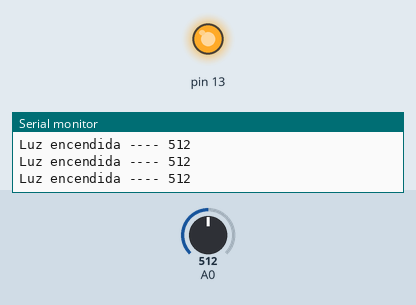
This sketch was run on a simulated Arduino Uno, built with avr-gcc and run on an emulated ATmega328P. On the bench: output pins drawn as LEDs (lit = HIGH), the last lines printed to the serial monitor. Inputs (shaded band) come from the test bench; at power-on: A0 = 512.

Above: at 1.2 s.
1.3 s: A0 set to 702
2.8 s: A0 set to 732
At 3.7 s:
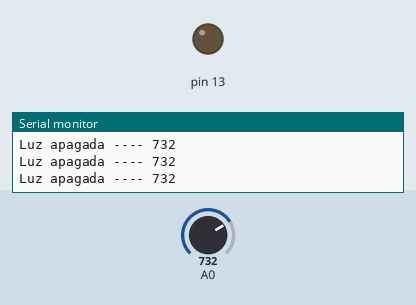
4.3 s: A0 set to 716
At 5.1 s:
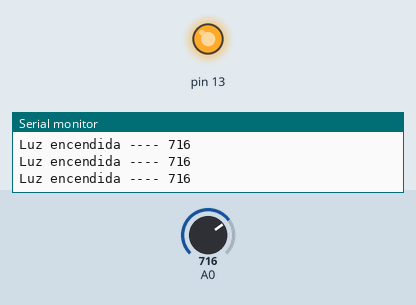
5.9 s: A0 set to 900
At 6.4 s:
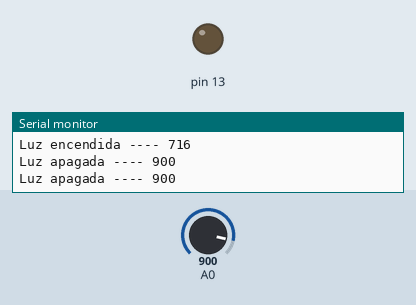
Timing chart, 0 to 8.5 s (numbered marks = the images above; inputs shaded):
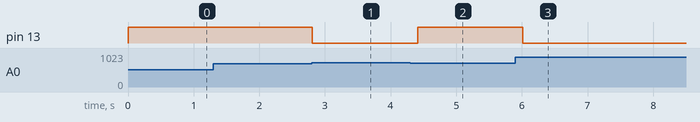

Measured:
- the behaviour switches between 719 and 720 on A0 (found by bisection; images 0 and 1)
- after the input at 2.8 s, pin 13: HIGH → LOW at once
- after the input at 4.3 s, pin 13: LOW → HIGH after 0.11 s
- after the input at 5.9 s, pin 13: HIGH → LOW after 0.11 s

The sketch:

lab_5.4.ino
```cpp
float Ta  = 200;
int sensorValue = 0;

void setup() {
pinMode(13,OUTPUT);
Serial.begin(9600);
}

void loop(){
  sensorValue = analogRead(A0);

  if (sensorValue < 720){
    Serial.println("Luz encendida ---- " + String(sensorValue));
    digitalWrite(13,HIGH);
  }
  else{
    Serial.println("Luz apagada ---- " + String(sensorValue));
    digitalWrite(13,LOW);
  }
  delay(Ta);
}
```
